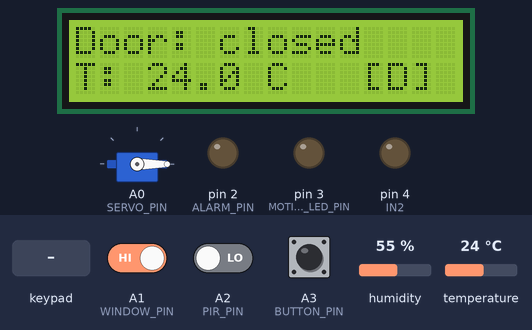
A sketch run on a simulated Arduino Uno, built with avr-gcc and run on an emulated ATmega328P. Shown: 16×2 character LCD, servo, output pins drawn as LEDs (lit = HIGH). The inputs (shaded band) are chosen by the test bench; at power-on: A3 (BUTTON_PIN) LOW, A1 (WINDOW_PIN) HIGH, A2 (PIR_PIN) LOW, humidity 55 %, temperature 24 °C.

Above: at 3.2 s.
3.3 s: keypad keys 1 2 3 4 # pressed 0.4 s apart
At 5.5 s:
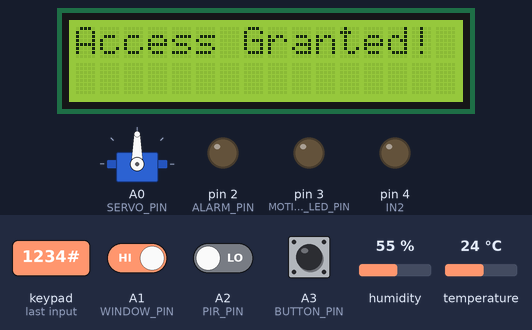
6.8 s: key '#' pressed
At 9.9 s:
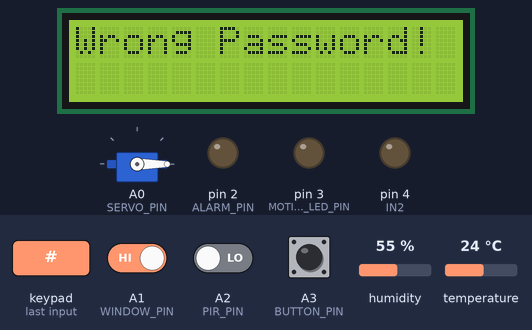
12.0 s: A3 (BUTTON_PIN) pulled HIGH for 0.15 s
At 13.4 s:
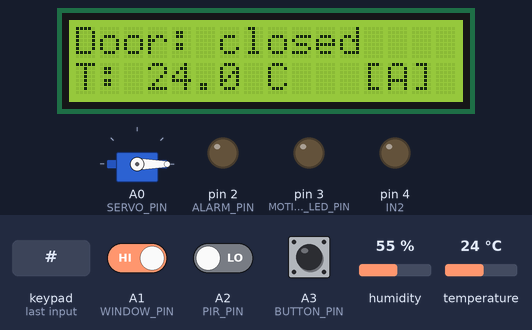
13.7 s: A1 (WINDOW_PIN) driven LOW
At 14.5 s:
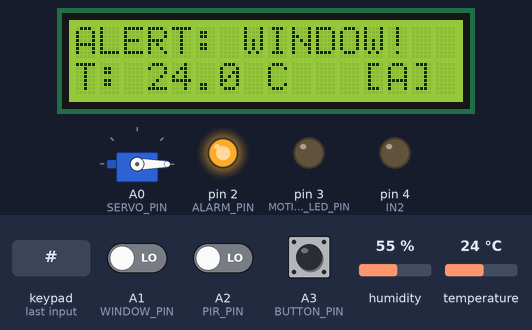
15.2 s: keypad keys 1 3 1 2 1 1 1 0 A pressed 0.4 s apart
At 19.4 s:
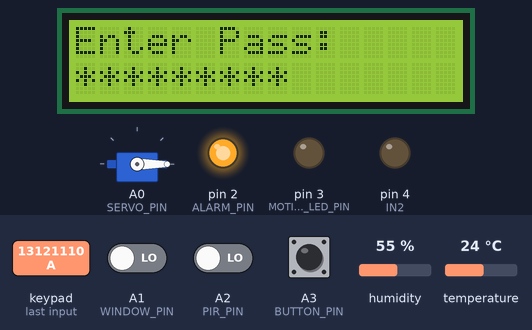
20.3 s: keypad keys 1 3 1 2 1 1 1 0 pressed 0.4 s apart
At 23.4 s:
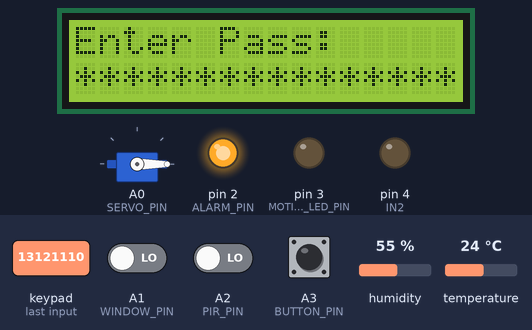
Timing chart, 0 to 24.9 s (numbered marks = the images above; inputs shaded):
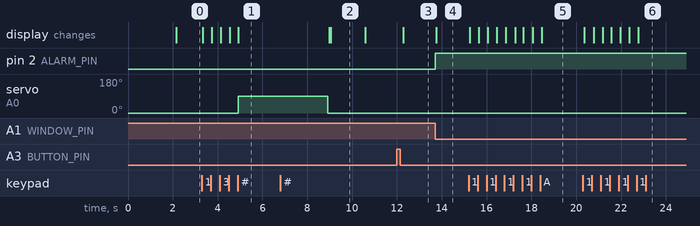

Measured:
- after the input at 3.3 s, servo on A0 (SERVO_PIN): 0° → 90° after 1.6 s; the display: first changes after 0.05 s (image 1 shows a later state)
- after the input at 6.8 s, the display: first differs from a run without the input after 2.3 s (image 2)
- after the input at 12.0 s, the display: changes after 0.28 s (image 3)
- after the input at 13.7 s, pin 2 (ALARM_PIN): LOW → HIGH at once; the display: changes after 0.05 s (image 4)
- after the input at 15.2 s, the display: first changes after 0.06 s (image 5 shows a later state)
- after the input at 20.3 s, the display: first changes after 0.07 s (image 6 shows a later state)
- what the display in image 2 shows lasts 1.5 s, from 9.1 s to 10.6 s

The sketch:

Arduino_1_Main_Controller.ino
```cpp
#include <Wire.h>
#include <LiquidCrystal_I2C.h>
#include <DHT.h>
#include <Servo.h>
#include <Keypad.h>

#define DHTPIN 5
#define DHTTYPE DHT11
DHT dht(DHTPIN, DHTTYPE);

LiquidCrystal_I2C lcd(0x27, 16, 2);

const int IN2 = 4;
const int BUTTON_PIN = A3;     // Security Button
const int WINDOW_PIN = A1;     // Magnetic Window Switch
const int ALARM_PIN = 2;       // Alarm Indicator
const int PIR_PIN = A2;        // Motion sensor
const int MOTION_LED_PIN = 3;  // motion indicator LED

const float TEMP_THRESHOLD = 30.0;

bool securityMode = false;
bool lastButtonState = LOW;
bool currentButtonState = LOW;

Servo myServo;
const int SERVO_PIN = A0;
const int NEUTRAL_ANGLE = 0;
const int UNLOCKED_ANGLE = 90;

const byte ROWS = 4;
const byte COLS = 4;
char hexaKeys[ROWS][COLS] = {
  {'1','2','3','A'},
  {'4','5','6','B'},
  {'7','8','9','C'},
  {'*','0','#','D'}
};
byte rowPins[ROWS] = {13, 12, 11, 10};
byte colPins[COLS] = {9, 8, 7, 6};
Keypad keypad = Keypad(makeKeymap(hexaKeys), rowPins, colPins, ROWS, COLS);

// Password
const String CORRECT_PASSWORD = "1234";
String inputPassword = "";

unsigned long lastSensorUpdateTime = 0;
float t = 0;
int windowState = HIGH;

void setup() {
  Serial.begin(9600);
  dht.begin();

  lcd.init();
  lcd.backlight();

  pinMode(IN2, OUTPUT);
  digitalWrite(IN2, LOW);
  pinMode(ALARM_PIN, OUTPUT);
  pinMode(BUTTON_PIN, INPUT);
  pinMode(WINDOW_PIN, INPUT);
  digitalWrite(ALARM_PIN, LOW);
  pinMode(PIR_PIN, INPUT);
  pinMode(MOTION_LED_PIN, OUTPUT);
  digitalWrite(MOTION_LED_PIN, LOW);

  lcd.setCursor(0, 0);
  lcd.print("Smart home");
  lcd.setCursor(0, 1);
  lcd.print("Initializing...");
  delay(2000);
  lcd.clear();

  myServo.attach(SERVO_PIN);
  myServo.write(NEUTRAL_ANGLE);
}

void loop() {
    // KEYPAD INPUT
  char key = keypad.getKey();
  if (key) {
    if (key == '*') {
      inputPassword = "";
      lcd.clear();
    }
    else if (key == '#') {
      if (inputPassword == CORRECT_PASSWORD) {
        lcd.clear();
        lcd.setCursor(0, 0);
        lcd.print("Access Granted!");

        myServo.write(UNLOCKED_ANGLE);
        delay(4000);
        myServo.write(NEUTRAL_ANGLE);

        inputPassword = "";
        lcd.clear();
      } else {
        lcd.clear();
        lcd.setCursor(0, 0);
        lcd.print("Wrong Password!");
        delay(1500);
        inputPassword = "";
        lcd.clear();
      }
    }
    else {
      inputPassword += key;
    }
  }

  // Temp. READING
  if (millis() - lastSensorUpdateTime >= 2000) {
    lastSensorUpdateTime = millis();
    t = dht.readTemperature();

    // Fan
    if (!isnan(t) && t > TEMP_THRESHOLD) {
      digitalWrite(IN2, HIGH);
    } else {
      digitalWrite(IN2, LOW);
    }
  }

  // Security & Alarm
  windowState = digitalRead(WINDOW_PIN);
  currentButtonState = digitalRead(BUTTON_PIN);

  if (currentButtonState == HIGH && lastButtonState == LOW) {
    securityMode = !securityMode;
    digitalWrite(ALARM_PIN, LOW);
    delay(250);
  }
  lastButtonState = currentButtonState;

  int motionState = digitalRead(PIR_PIN);

  if (securityMode) {
    if (windowState == LOW) {
      digitalWrite(ALARM_PIN, HIGH);
    }
    else {
      digitalWrite(ALARM_PIN, LOW);
    }

     if (motionState == HIGH) {
      digitalWrite(MOTION_LED_PIN, HIGH);
    } else {
      digitalWrite(MOTION_LED_PIN, LOW);
    }
  }
  else {
    digitalWrite(ALARM_PIN, LOW);
    digitalWrite(MOTION_LED_PIN, LOW);
  }

  // LCD DISPLAY
  if (inputPassword.length() > 0) {
    lcd.setCursor(0, 0);
    lcd.print("Enter Pass:     ");
    lcd.setCursor(0, 1);

    String maskedOutput = "";
    for (int i = 0; i < inputPassword.length(); i++) {
      maskedOutput += "*";
    }
    lcd.print(maskedOutput + "                "); // Trailing spaces clean old layout
  }
  else {
    lcd.setCursor(0, 0);
    if (securityMode && (windowState == LOW || motionState == HIGH)) {
      if (windowState == LOW) {
        lcd.print("ALERT: WINDOW!  ");
      } else {
        lcd.print("ALERT: MOTION!  ");
      }
    } else {
      lcd.print("Door: closed    ");
    }

    lcd.setCursor(0, 1);
    if (!isnan(t)) {
      lcd.print("T: ");
      lcd.print(t, 1);
      lcd.print(" C  ");
    } else {
      lcd.print("T: Sensor Error ");
    }

    lcd.setCursor(12, 1);
    lcd.print(securityMode ? "[A]" : "[D]");
  }
}
```
